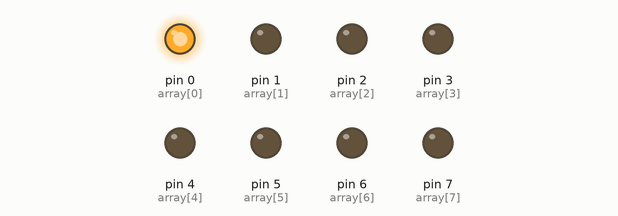
Bench run of a sketch on a simulated Arduino Uno, built with avr-gcc and run on an emulated ATmega328P. On the bench: output pins drawn as LEDs (lit = HIGH).

Above: at 0.2 s.
At 1.2 s:
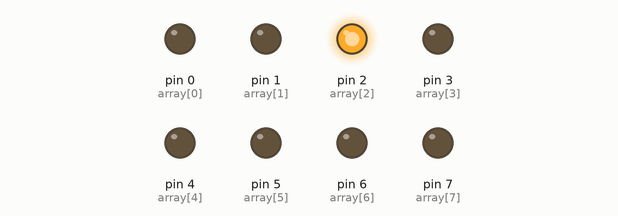
At 2.2 s:
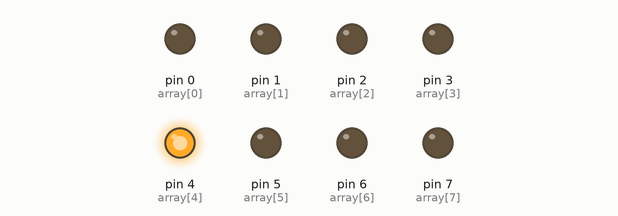
At 4.2 s:
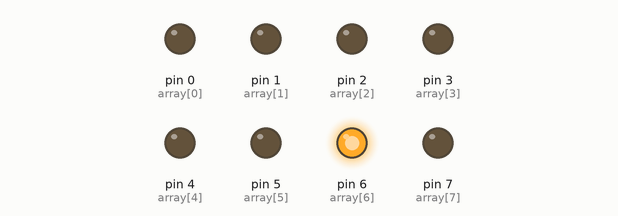
At 6.7 s:
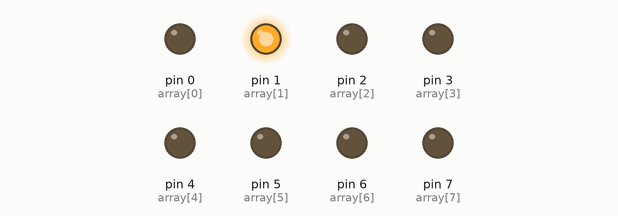
At 8.7 s:
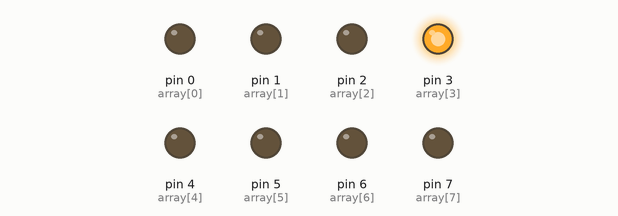
Timing chart, 0 to 9.1 s (numbered marks = the images above):
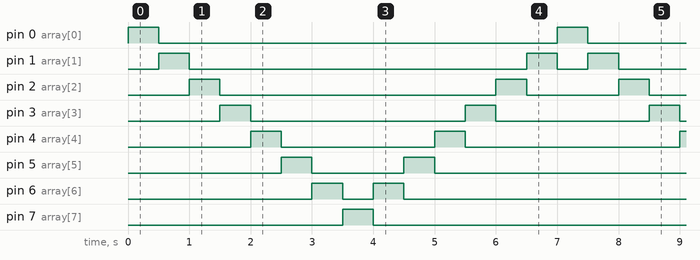

The sketch:

cod2.ino
```cpp
// variável cont para percorrer a lista
int cont = 0;
// lista de sequência dos pinos
int array[14] = {0, 1, 2, 3, 4, 5, 6, 7, 6, 5, 4, 3, 2, 1};

void setup()
{
  // Define cada LED como PINO DE SAÍDA
  pinMode(0, OUTPUT);
  pinMode(1, OUTPUT);
  pinMode(2, OUTPUT);
  pinMode(3, OUTPUT);
  pinMode(4, OUTPUT);
  pinMode(5, OUTPUT);
  pinMode(6, OUTPUT);
  pinMode(7, OUTPUT);
}

void loop()
{
  cont%=14; // Calcula o resto da divisão por 14 (tamanho da lista)
  digitalWrite(array[cont],HIGH); // Liga o pino do "contador"
  delay(500); // Espera 0.5s
  digitalWrite(array[cont], LOW); // Desliga o pino do "contador"
  cont+=1; // Incrementa o contador
}
```

Measured:
- by itself, pin 0 (array[0]), pin 7 (array[7]): alternates HIGH for 0.50 s and LOW for 6.5 s
- by itself, pin 1 (array[1]): repeats every 7.0 s: LOW 5.5 s, HIGH 0.50 s, LOW 0.50 s, HIGH 0.50 s
- by itself, pin 2 (array[2]): repeats every 7.0 s: LOW 4.5 s, HIGH 0.50 s, LOW 1.5 s, HIGH 0.50 s
- by itself, pin 3 (array[3]): repeats every 7.0 s: LOW 3.5 s, HIGH 0.50 s, LOW 2.5 s, HIGH 0.50 s
- by itself, pin 4 (array[4]): repeats every 7.0 s: LOW 2.5 s, HIGH 0.50 s, LOW 3.5 s, HIGH 0.50 s
- by itself, pin 5 (array[5]): repeats every 7.0 s: LOW 1.5 s, HIGH 0.50 s, LOW 4.5 s, HIGH 0.50 s
- by itself, pin 6 (array[6]): repeats every 7.0 s: LOW 0.50 s, HIGH 0.50 s, LOW 5.5 s, HIGH 0.50 s
